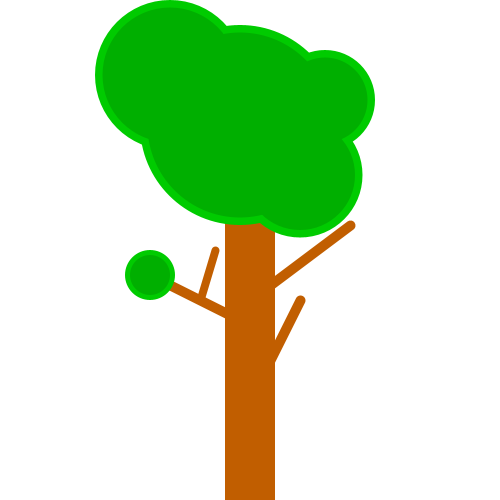
Frame 1 (no input)
Frame 60 (the mouse pressed at the canvas centre just before this capture): identical to frame 1, image omitted
Frame 120 (the mouse held since frame 60 and released just before this capture): identical to frame 1, image omitted

The Processing sketch that drew this single still picture (run headless with seeded random() and noise(); from frame 60 on, the mouse is pressed at the canvas centre):

// Processing sketch: tree
// ── tree.pde
// tree for capstone project

void setup() {
  size(500, 500);
}

void draw() {
background(255);

drawTree(width/2, height);

}

void drawTree(float x, float y){
  rectMode(CENTER);
  ellipseMode(CENTER);
  noStroke();
  // tree trunk
  fill(193, 94, 0);
  rect(x, y-150, 50, 300); 
  //branches
  stroke(193, 94, 0);
  strokeWeight(10);
  line(x, y-175, x-100, y-225);
  line(x, y-200, x+100, y-275);
  line(x, y-100, x+50, y-200);
  strokeWeight(8);
  line(x-50, y-200, x-35, y-250);
  // leaves
  noStroke();
  fill(0, 203, 0);
  ellipse(x-10, y-375, 200, 200); // big main green
  ellipse(x+75, y-400, 100, 100);
  ellipse(x-80, y-425, 150, 150);
  ellipse(x+50, y-325, 125, 125);
  ellipse(x-100, y-225, 50, 50); // green on left branch
  fill(0, 175, 0); // darker green for green overlays
  ellipse(x-10, y-375, 185, 185); 
  ellipse(x+75, y-400, 85, 85);
  ellipse(x-80, y-425, 135, 135);
  ellipse(x+50, y-325, 110, 110);
  ellipse(x-100, y-225, 40, 40);
}
